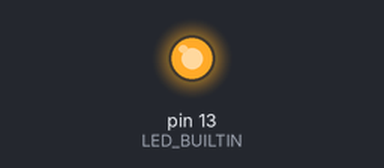
Simulated run of this sketch. Board: Arduino Uno, built with avr-gcc and run on an emulated ATmega328P. Parts: output pins drawn as LEDs (lit = HIGH).

Above: at 1.4 s.
At 5.8 s:
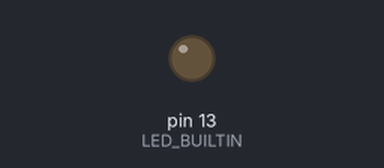
Timing chart, 0 to 8.3 s (numbered marks = the images above):
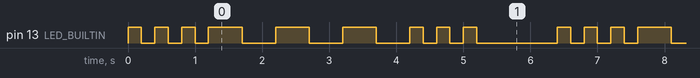

Measured:
- by itself, pin 13 (LED_BUILTIN): repeats every 6.4 s: 2 × (LOW 0.20 s, HIGH 0.20 s), LOW 0.20 s, 3 × (HIGH 0.50 s, LOW 0.50 s), 2 × (HIGH 0.20 s, LOW 0.20 s), HIGH 0.20 s, LOW 1.2 s, HIGH 0.20 s
- by itself, everything shown: repeats every 6.4 s, in 18 steps

The sketch:

sosblink.ino
```cpp
#define S_TIME 200
#define T_TIME 500

void sosblink();
void blink();

void setup() {
  // put your setup code here, to run once:
  pinMode(LED_BUILTIN, OUTPUT);
}

void loop() {
  // put your main code here, to run repeatedly:
  sosblink();
  delay(1000);
}

void blink_and_wait(int wait_time) {
  digitalWrite(LED_BUILTIN, HIGH);
  delay(wait_time);
  digitalWrite(LED_BUILTIN, LOW);
  delay(wait_time);
}

void sosblink() {
  for (int i = 0; i < 3; i++) {
    blink_and_wait(S_TIME);
  }
  for (int i = 0; i < 3; i++) {
    blink_and_wait(T_TIME);
  }
  for (int i = 0; i < 3; i++) {
    blink_and_wait(S_TIME);
  }
}
```
